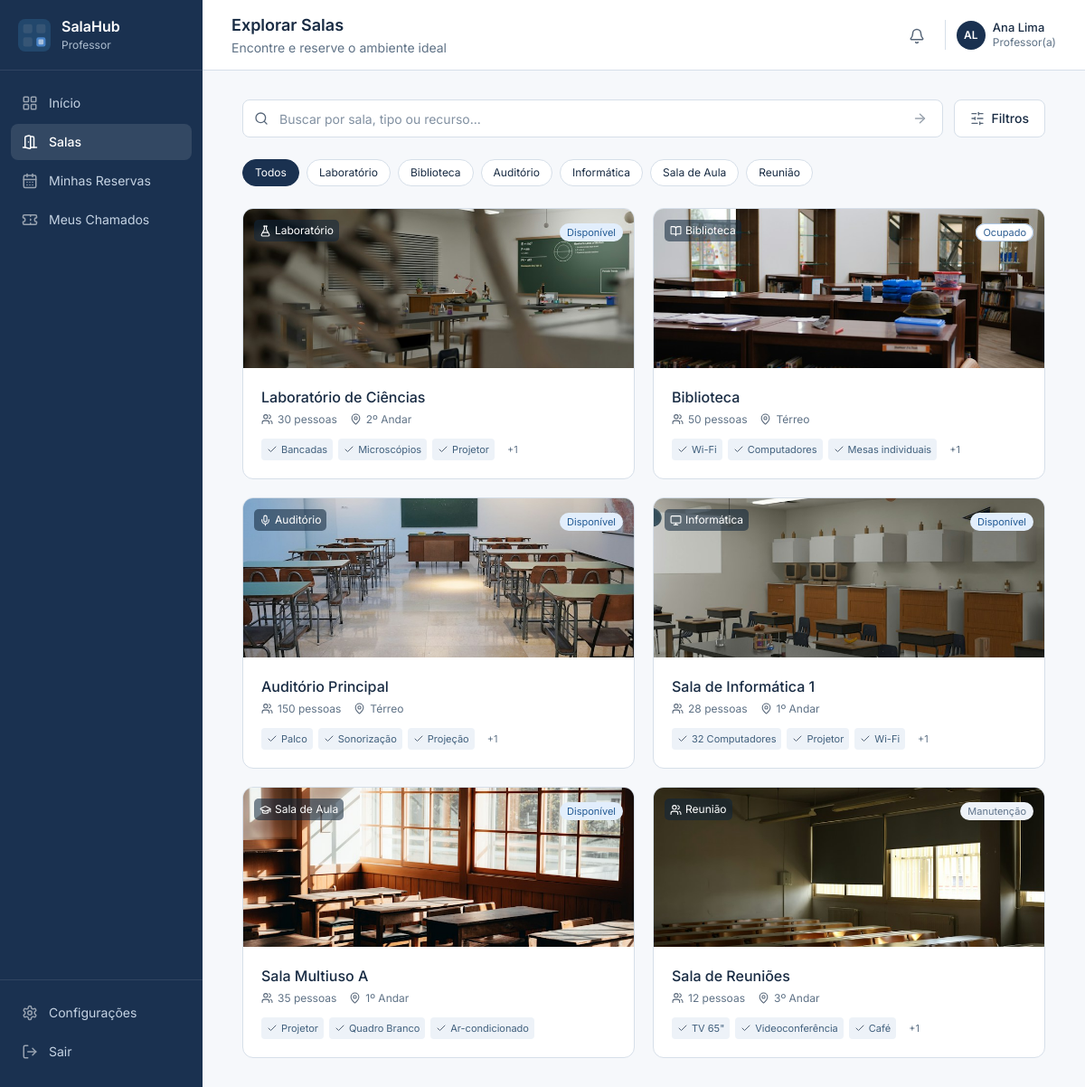
The app's page /index.php?page=rooms (signed in) with its own data.
### tables this page shows
CREATE TABLE IF NOT EXISTS users (
    id INT UNSIGNED AUTO_INCREMENT PRIMARY KEY,
    name VARCHAR(120) NOT NULL,
    email VARCHAR(190) NOT NULL,
    password_hash VARCHAR(255) NULL,
    role ENUM('Administrador', 'Técnico', 'Usuário') NOT NULL DEFAULT 'Usuário',
    created_at TIMESTAMP NOT NULL DEFAULT CURRENT_TIMESTAMP,
    updated_at TIMESTAMP NOT NULL DEFAULT CURRENT_TIMESTAMP ON UPDATE CURRENT_TIMESTAMP,
    CONSTRAINT uq_users_email UNIQUE (email),
    CONSTRAINT chk_users_name CHECK (CHAR_LENGTH(TRIM(name)) > 0),
    CONSTRAINT chk_users_email CHECK (CHAR_LENGTH(TRIM(email)) > 0)
);

CREATE TABLE IF NOT EXISTS rooms (
    id INT UNSIGNED AUTO_INCREMENT PRIMARY KEY,
    name VARCHAR(120) NOT NULL,
    type ENUM('Laboratório','Biblioteca','Auditório','Informática','Sala de Aula','Reunião') NOT NULL,
    capacity SMALLINT UNSIGNED NOT NULL,
    floor VARCHAR(60) NOT NULL,
    features VARCHAR(500) NOT NULL,
    image VARCHAR(100) NOT NULL DEFAULT 'scene-5.jpg',
    status ENUM('Disponível','Ocupado','Manutenção') NOT NULL DEFAULT 'Disponível',
    description TEXT NOT NULL,
    created_at TIMESTAMP NOT NULL DEFAULT CURRENT_TIMESTAMP,
    CONSTRAINT chk_room_name CHECK (CHAR_LENGTH(TRIM(name)) > 0),
    CONSTRAINT chk_room_capacity CHECK (capacity > 0),
    CONSTRAINT uq_room_name UNIQUE (name)
);

### app/Core/Controller.php (called while the page is built, shortened)
<?php
class Controller
{
    protected function render(string $view, array $data = []): void
    {
        extract($data, EXTR_SKIP);
        $currentUser = Auth::user();
        $admin = Auth::adminView();
        require dirname(__DIR__) . '/Views/layout.php';
    }
    protected function query(string $key, string $default = ''): string
    {
        return isset($_GET[$key]) && is_string($_GET[$key]) ? mb_substr(trim($_GET[$key]), 0, 200) : $default;
    }
}

### app/Core/Router.php (called while the page is built, shortened)
<?php
final class Router
{
    public function dispatch(ManagementController $management): void
    {
        $page = $_GET['page'] ?? 'dashboard';
        $action = $_GET['action'] ?? 'index';
        $id = null;
        (new SchoolController())->handle($page,$action,$id);
    }
}

### index.php (called while the page is built, shortened)
<?php
require __DIR__ . '/app/bootstrap.php';
try {
    (new Router())->dispatch(new ManagementController());
} catch (Throwable $exception) {
    error_log((string) $exception);
    http_response_code(500);
    $message = 'Não foi possível concluir a operação. Verifique a configuração do banco de dados e tente novamente.';
    require __DIR__ . '/app/Views/error.php';
}

### app/Models/Model.php (called while the page is built, shortened)
<?php
abstract class Model
{
    protected string $table;
    protected PDO $db;
    public function __construct(?PDO $db = null)
    {
        $this->db = $db ?? Database::connection();
    }
    public function find(int $id): ?array
    {
        $query = $this->db->prepare("SELECT * FROM {$this->table} WHERE id = ?");
        $query->execute([$id]);
        return $query->fetch() ?: null;
    }
    protected function pattern(string $search): string
    {
        return '%' . str_replace(['!', '%', '_'], ['!!', '!%', '!_'], $search) . '%';
    }
}

### app/Core/Database.php (called while the page is built, shortened)
<?php
final class Database
{
    private static ?PDO $connection = null;
    public static function connection(): PDO
    {
        if (self::$connection === null) {
            $config = require dirname(__DIR__, 2) . '/config/database.php';
            self::$connection = new PDO(
                "mysql:host={$config['host']};port={$config['port']};dbname={$config['database']};charset=utf8mb4",
                $config['username'],
                $config['password'],
                [PDO::ATTR_ERRMODE => PDO::ERRMODE_EXCEPTION, PDO::ATTR_DEFAULT_FETCH_MODE => PDO::FETCH_ASSOC, PDO::ATTR_EMULATE_PREPARES => false]
            );
        }
        return self::$connection;
    }
}

### app/Core/Auth.php (called while the page is built, shortened)
<?php
final class Auth
{
    public static function user(): ?array
    {
        return isset($_SESSION['user_id']) ? (new User())->find((int) $_SESSION['user_id']) : null;
    }
    public static function isAdmin(): bool { return (self::user()['role'] ?? '') === 'Administrador'; }
    public static function adminView(): bool { return self::isAdmin() && ($_SESSION['view_mode'] ?? 'admin') === 'admin'; }
}

### app/bootstrap.php (called while the page is built, shortened)
<?php
spl_autoload_register(static function (string $class): void {
    if (str_starts_with($class, 'App\\')) {
        $path = __DIR__ . '/' . str_replace('\\', '/', substr($class, 4)) . '.php';
    }
});
function e(mixed $value): string
{
    return htmlspecialchars((string) $value, ENT_QUOTES | ENT_SUBSTITUTE, 'UTF-8');
}
function url(string $resource = 'dashboard', array $params = []): string
{
    return 'index.php?' . http_build_query(['page' => $resource] + $params);
}

### app/Models/Room.php (called while the page is built, shortened)
<?php
final class Room extends Model
{
    public function search(string $search = '', string $type = '', int $capacity = 0, bool $available = false): array
    {
        $sql = "SELECT * FROM rooms WHERE (name LIKE ? ESCAPE '!' OR type LIKE ? ESCAPE '!' OR features LIKE ? ESCAPE '!') AND capacity >= ?";
        $values = [$this->pattern($search), $this->pattern($search), $this->pattern($search), $capacity];
        $query = $this->db->prepare($sql . ' ORDER BY id');
        $query->execute($values);
        return $query->fetchAll();
    }
}

### app/Views/rooms.php (the view, shortened to what this page needs)
<form method="get" class="toolbar"><div class="search-field <?= $admin?'search-compact':'' ?>"><?= icon('search') ?><input type="search" name="q" value="<?= e($search) ?>" aria-label="Buscar sala" placeholder="<?= $admin?'Buscar sala...':'Buscar por sala, tipo ou recurso...' ?>"><button type="submit" class="search-submit" aria-label="Pesquisar"><?= icon('arrow-right') ?></button></div><?php if($admin): ?><a class="button" href="<?= e(url('rooms',['action'=>'create'])) ?>"><?= icon('plus') ?>Nova sala</a><?php else: ?><button type="button" class="button button-outline" data-toggle="room-filters" aria-expanded="<?= $capacity||$available?'true':'false' ?>"><?= icon('sliders-horizontal') ?>Filtros</button><?php endif; ?></form>
<?php if(!$admin): ?><div class="type-tabs" aria-label="Tipos de sala"><?php foreach([''=>'Todos']+options_for(\App\Models\Room::TYPES) as $key=>$label): ?><a class="chip <?= $type===$key?'selected':'' ?>" href="<?= e(url('rooms',['type'=>$key,'q'=>$search,'capacity'=>$capacity,'available'=>$available?'1':''])) ?>" <?= $type===$key?'aria-current="true"':'' ?>><?= e($label) ?></a><?php endforeach; ?></div><div class="room-grid"><?php foreach($rows as $room): $features=array_map('trim',explode(',',$room['features'])); ?><a class="room-card" href="<?= e(url('rooms',['action'=>'show','id'=>$room['id']])) ?>"><div class="room-photo"><img src="public/assets/images/<?= e($room['image']) ?>" alt="<?= e($room['name']) ?>" loading="lazy"><span class="photo-type"><?= icon(room_icon($room['type'])) ?><?= e($room['type']) ?></span><?= badge($room['status']) ?></div><div class="room-card-body"><h3><?= e($room['name']) ?></h3><p class="inline-meta"><?= icon('users') ?><?= (int)$room['capacity'] ?> pessoas <span class="meta-spacer"></span><?= icon('map-pin') ?><?= e($room['floor']) ?></p><div class="feature-list"><?php foreach(array_slice($features,0,3) as $feature): ?><span><?= icon('check') ?><?= e($feature) ?></span><?php endforeach;if(count($features)>3): ?><small>+<?= count($features)-3 ?></small><?php endif; ?></div></div></a><?php endforeach; ?></div>
<?php endif; ?>

### app/Controllers/SchoolController.php (shortened to what this page needs)
<?php
final class SchoolController extends Controller
{
    public function handle(string $page,string $action,?int $id): void
    {
        match($page) {
            'dashboard' => $this->dashboard(), 'rooms' => $this->rooms($action,$id),
            'booking' => $this->booking($action), 'reservations','approvals' => $this->reservations($page,$action,$id),
            'calendar' => $this->calendar(), 'settings' => $this->settings($action),
        };
    }
    private function rooms(string $action,?int $id): void
    {
        $model=new Room(); $record=$id?$model->find($id):[];
        if ($action==='index') {
            $search=$this->query('q'); $type=$this->query('type');
            $capacity=max(0,(int)$this->query('capacity','0')); $available=$this->query('available')==='1';
            $rows=$model->search($search,$type,$capacity,$available);
            $this->render('rooms',compact('rows','search','type','capacity','available')+['page'=>'rooms','title'=>Auth::adminView()?'Gerenciar Salas':'Explorar Salas','subtitle'=>Auth::adminView()?'Ambientes e recursos cadastrados':'Encontre e reserve o ambiente ideal']);
        } elseif ($action==='delete') {
            try { $model->delete($id); $this->flash('Sala excluída com sucesso.'); }
            catch(PDOException $e) { if (($e->errorInfo[1]??0)!==1451) {throw $e;} $this->flash('Esta sala tem reservas vinculadas e não pode ser excluída. Você pode colocá-la em manutenção.','error'); }
            $this->redirect('rooms');
        }
    }
}

### app/Views/layout.php (shortened to what this page needs)
<?php require_once __DIR__.'/helpers.php'; $subtitle??='Gestão escolar integrada'; ?>
<!doctype html><html lang="pt-BR"><head><link rel="stylesheet" href="public/assets/app.css"></head>
<body class="<?= $admin?'admin-view':'teacher-view' ?>"><a class="skip-link" href="#main">Pular para o conteúdo</a>
<aside class="sidebar" id="sidebar"><a class="brand" href="<?= e(url()) ?>"><img src="public/assets/logo-dark.svg" width="36" height="36" alt=""><span><strong>SalaHub</strong><small><?= $admin?'Coordenação':'Professor' ?></small></span></a>
<nav aria-label="Navegação principal">
<?php $nav=$admin?['dashboard'=>['layout-grid','Painel'],'rooms'=>['door-open','Salas'],'approvals'=>['book-open','Aprovações'],'calendar'=>['calendar-days','Calendário']]:['dashboard'=>['layout-grid','Início'],'rooms'=>['door-open','Salas'],'reservations'=>['calendar-days','Minhas Reservas'],'tickets'=>['ticket','Meus Chamados']]; foreach($nav as $key=>[$i,$label]): ?>
<a class="nav-link <?= $page===$key?'active':'' ?>" <?= $page===$key?'aria-current="page"':'' ?> href="<?= e(url($key)) ?>"><?= icon($i) ?><span><?= e($label) ?></span></a>
<?php endforeach; ?>
</nav><div class="sidebar-bottom"><a class="nav-link <?= $page==='settings'?'active':'' ?>" href="<?= e(url('settings')) ?>"><?= icon('settings') ?>Configurações</a><form method="post" action="<?= e(url('logout',['action'=>'store'])) ?>"><?= csrf_field() ?><button class="nav-link"><?= icon('log-out') ?>Sair</button></form></div></aside>
<div class="app-shell"><header class="topbar"><div class="page-heading"><h1><?= e($title) ?></h1><p><?= e($subtitle) ?></p></div><div class="header-actions">
<?php if(\App\Core\Auth::isAdmin()): ?><?= e(url('switch',['action'=>'store'])) ?><?= csrf_field() ?><?= icon('graduation-cap') ?> <?= $admin?'Professor':'Admin' ?><?php endif; ?>
<details class="notifications"><summary aria-label="Notificações"><?= icon('bell') ?></summary></details>
<a class="profile" href="<?= e(url('settings')) ?>"><span class="avatar"><?= e(initials($currentUser['name'])) ?></span><span class="profile-name"><strong><?= e($currentUser['name']) ?></strong><small><?= $admin?'Coordenação':'Professor(a)' ?></small></span></a></div></header>
<main id="main" class="content" tabindex="-1"><?php if($flash): ?><?= icon($flash['type']==='error'?'circle-alert':'check') ?><?= e($flash['message']) ?><?= icon('x') ?><?php endif; ?><?php require __DIR__.'/'.$view.'.php'; ?></main></div>
</body></html>

### app/Views/helpers.php (shortened to what this page needs)
<?php
function icon(string $name, string $class = ''): string { return '<img class="icon '.e($class).'" src="public/assets/icons/'.e($name).'.svg" width="18" height="18" alt="" aria-hidden="true">'; }
function initials(string $name): string { $parts=explode(' ',trim($name)); return mb_strtoupper(mb_substr($parts[0],0,1).(count($parts)>1?mb_substr(end($parts),0,1):'')); }
function badge(string $status): string {
    $class=match($status){'Confirmado','Disponível','Resolvido'=>'solid','Pendente','Em andamento','Ocupado'=>'outline','Recusado','Cancelado','Manutenção','Fechado'=>'muted',default=>'light'};
    return '<span class="badge badge-'.$class.'">'.e($status).'</span>';
}
function room_icon(string $type): string {return match($type){'Laboratório'=>'flask-conical','Biblioteca'=>'book-open','Auditório'=>'mic','Informática'=>'monitor','Sala de Aula'=>'graduation-cap',default=>'users'};}
function options_for(array $list): array {return array_combine($list,$list);}

### records on screen
users: name "AL", name "Ana Lima"
rooms: image (picture), shows a picture, type "Laboratório", status "Disponível", name "Laboratório de Ciências", capacity "30", floor "2º Andar", features "Bancadas", features "Microscópios", features "Projetor", count($features)-3 "1"
rooms: image (picture), shows a picture, type "Biblioteca", status "Ocupado", name "Biblioteca", capacity "50", floor "Térreo", features "Wi-Fi", features "Computadores", features "Mesas individuais", count($features)-3 "1"
rooms: image (picture), shows a picture, type "Auditório", status "Disponível", name "Auditório Principal", capacity "150", floor "Térreo", features "Palco", features "Sonorização", features "Projeção", count($features)-3 "1"
rooms: image (picture), shows a picture, type "Informática", status "Disponível", name "Sala de Informática 1", capacity "28", floor "1º Andar", features "32 Computadores", features "Projetor", features "Wi-Fi", count($features)-3 "1"
rooms: image (picture), shows a picture, type "Sala de Aula", status "Disponível", name "Sala Multiuso A", capacity "35", floor "1º Andar", features "Projetor", features "Quadro Branco", features "Ar-condicionado"
rooms: image (picture), shows a picture, type "Reunião", status "Manutenção", name "Sala de Reuniões", capacity "12", floor "3º Andar", features "TV 65\"", features "Videoconferência", features "Café", count($features)-3 "1"

### other values on screen
$label "Início"
$label "Salas"
$label "Minhas Reservas"
$label "Meus Chamados"
$title "Explorar Salas"
$subtitle "Encontre e reserve o ambiente ideal"
$label "Todos"
$label "Laboratório"
$label "Biblioteca"
$label "Auditório"
$label "Informática"
$label "Sala de Aula"
$label "Reunião"
